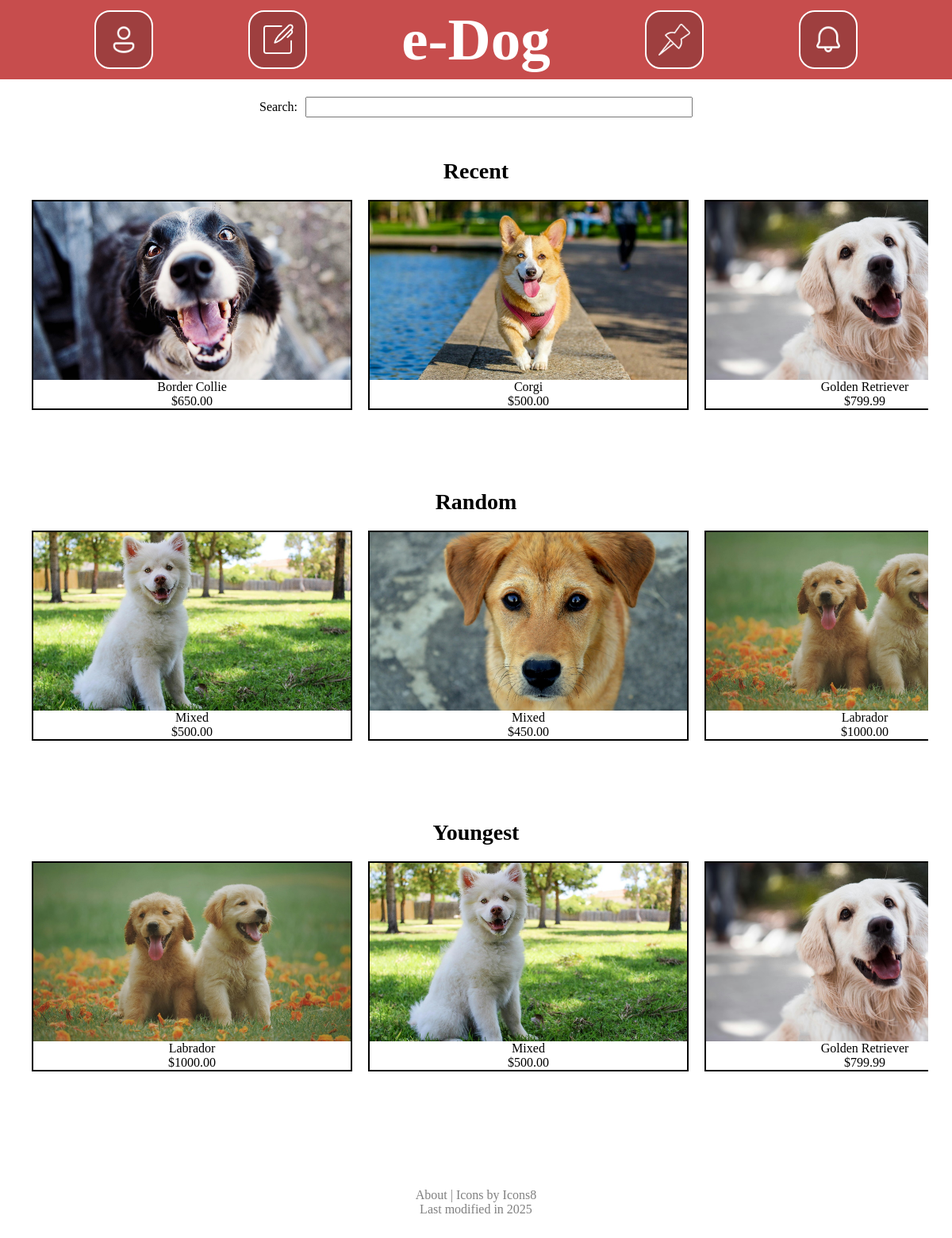
The page /browse/ on the database its author committed.
### post/models.py (models this page shows, shortened)
class Image(models.Model):
    photo = models.ImageField(upload_to="pics/%Y/%m/%d/", validators=[validate_image_size])
    title = models.CharField(max_length=20)
    post = models.ForeignKey(Post, on_delete=models.CASCADE)

class Post(models.Model):
    user = models.ForeignKey(User, on_delete=models.CASCADE)
    breeds = models.CharField(max_length=100)
    price = models.DecimalField(decimal_places=2, max_digits=9)
    description = models.TextField(max_length=1000)
    age = models.DateField()
    dateCreated = models.DateField(auto_now_add=True)

### browse/views.py (the view)
# urls.py: path("", views.index, name="index"),
def index(request):
    searchForm = SearchForm()
    recentPosts = (
        Post.objects.filter(image__isnull=False).distinct() #has images
        .filter(Q(approved__isnull=False) | Q(user=request.user.id)).distinct() #approved or by this user
        .exclude(breeds="").order_by("-dateCreated")[:10] #has breed, newest first, stop at 10
    )
    randomPosts = (
        Post.objects.filter(image__isnull=False).distinct() #has images
        .filter(Q(approved__isnull=False) | Q(user=request.user.id)).distinct() #approved or by this user
        .exclude(breeds="").order_by("?")[:10] #has breed, random order, stop at 10
    )
    youngestPosts = (
        Post.objects.filter(image__isnull=False).distinct() #has images
        .filter(Q(approved__isnull=False) | Q(user=request.user.id)).distinct() #approved or by this user
        .exclude(breeds="").order_by("-age")[:10] #has breed, youngest first, stop at 10
    )
    linkType = "/post/"
    recentPostBoxes = PostBox.easyCombine(recentPosts, linkType)
    randomPostBoxes = PostBox.easyCombine(randomPosts, linkType)
    youngestPostBoxes = PostBox.easyCombine(youngestPosts, linkType)
    context = {
        "recentPostBoxes": recentPostBoxes,
        "randomPostBoxes": randomPostBoxes,
        "youngestPostBoxes": youngestPostBoxes,
        "searchForm": searchForm,
        "username": request.user.username,
    }
    return render(request, "browse/index.html", context)

### browse/forms.py
class SearchForm(forms.Form):
    searcho = forms.CharField(label="Search:", max_length=100)

### post/postBox.py (called while the page is built)
    @staticmethod
    def easyCombine(posts, linkType):
        postBoxes = []
        for post in posts:
            postImages = Image.objects.filter(post=post.pk)[:1]
            if postImages:
                thumbnail = postImages[0]
            else:
                thumbnail = None
            aPost = PostBox(thumbnail, post, f"{linkType}{post.pk}")
            postBoxes.append(aPost)
        return postBoxes

### browse/templates/browse/index.html (shortened to what this page needs)
<!DOCTYPE html>
<html lang="en-US">
	<head>
		{% load static %}
		{% include "browse/head.html" %}
	</head>
	<body>
		<div class="content">
			{% include "browse/header.html" %}
			{% include "browse/searchbar.html" %}
			<h2>Recent</h2>
			<div class="browseRow">
				{% include "post/postBoxes.html" with postBoxes=recentPostBoxes %}
			</div>
			<h2>Random</h2>
			<div class="browseRow">
				{% include "post/postBoxes.html" with postBoxes=randomPostBoxes %}
			</div>
			<h2>Youngest</h2>
			<div class="browseRow">
				{% include "post/postBoxes.html" with postBoxes=youngestPostBoxes %}
			</div>
			{% include "browse/footer.html" %}
		</div>
	</body>
</html>

### post/templates/post/postBoxes.html (shortened to what this page needs)
{% if postBoxes %}
	{% for postBox in postBoxes %}
        <a class="postBox" href="{{postBox.url}}/">
			<div class="imageBox">
			    <img class="image" src="{{postBox.thumbnail.photo.url}}">
			</div>
			{% if postBox.post.breeds%}
				<p>{{postBox.post.breeds}}</p>
			{% else %}
				<p>N/A</p>
			{% endif %}
			<p>${{postBox.post.price}}</p>
		</a>
	{% endfor %}
{% else %}
	<p>No posts are available.</p>
{% endif %}

### browse/static/browse/style.css (style rules this page uses)
:root { --textColor: #ffffff; --headerBGColor: #c74d4d; --iconBGColor: #9e3f3f; --contentBGColor: #ffffff; --bodyBGColor: #252525; --buttonColor: #dbdbdb; --buttonHover: #c0c0c0; --buttonPressed: #a8a8a8; --buttonTextColor: black; --buttonBorder: 1px solid black; --buttonRadius: 5px; --imgWidth: 400px; --imgHeight: 225px; }
body { background-color: var(--bodyBGColor); margin: 0; padding: 0; overflow-y: scroll; }
.content { display: flex; flex-direction: column; align-items: center; width: 100%; min-height: 100vh; background-color: var(--contentBGColor); }
p { margin: 0px; }
a { text-decoration: none; color:rgb(0, 0, 0); margin: 0px; }
h2 { margin: 0px; font-size: 28px; }
.image { width: var(--imgWidth); height: var(--imgHeight); }
.imageBox { display: flex; flex-direction: column; justify-content: center; margin-left: 10px; margin-right: 10px; }
.browseRow { display: flex; overflow-x: scroll; align-items: center; height: calc(var(--imgHeight) + 80px); width: 95%; }
.postBox { display: flex; flex-direction: column; align-items: center; text-align: center; width: 400px; margin-left: 10px; margin-right: 10px; border: 2px solid black; }
.searchbarForm input { margin-left: 10px; width: 40%; height: 20px; }

### rows shown on the page
Image: thumbnail.photo (picture)
Post: post.breeds "Border Collie", post.price "650.00"
Image: thumbnail.photo (picture)
Post: post.breeds "Corgi", post.price "500.00"
Image: thumbnail.photo (picture)
Post: post.breeds "Golden Retriever" "Golden Retriever", post.price "799.99" "799.99"
Image: thumbnail.photo (picture)
Post: post.breeds "Mixed" "Mixed", post.price "500.00" "500.00"
Image: thumbnail.photo (picture)
Post: post.breeds "Mixed", post.price "450.00"
Image: thumbnail.photo (picture)
Post: post.breeds "Labrador" "Labrador", post.price "1000.00" "1000.00"
